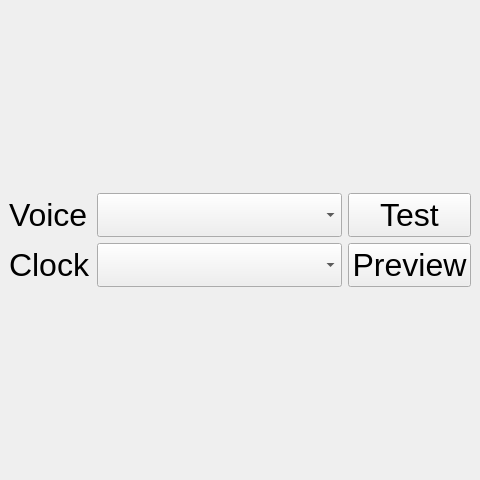
<?xml version="1.0" encoding="UTF-8"?>
<ui version="4.0">
 <class>MainWindow</class>
 <widget class="QMainWindow" name="MainWindow">
  <property name="geometry">
   <rect>
    <x>0</x>
    <y>0</y>
    <width>480</width>
    <height>480</height>
   </rect>
  </property>
  <property name="sizePolicy">
   <sizepolicy hsizetype="Fixed" vsizetype="Fixed">
    <horstretch>0</horstretch>
    <verstretch>0</verstretch>
   </sizepolicy>
  </property>
  <property name="font">
   <font>
    <pointsize>24</pointsize>
   </font>
  </property>
  <property name="windowTitle">
   <string>MainWindow</string>
  </property>
  <widget class="QWidget" name="centralwidget">
   <layout class="QGridLayout" name="gridLayout">
    <item row="2" column="0">
     <widget class="QLabel" name="label_2">
      <property name="text">
       <string>Clock</string>
      </property>
     </widget>
    </item>
    <item row="1" column="1">
     <widget class="QComboBox" name="cbxVoice">
      <property name="sizePolicy">
       <sizepolicy hsizetype="Expanding" vsizetype="Fixed">
        <horstretch>0</horstretch>
        <verstretch>0</verstretch>
       </sizepolicy>
      </property>
     </widget>
    </item>
    <item row="1" column="2">
     <widget class="QPushButton" name="btnTestvoice">
      <property name="text">
       <string>Test</string>
      </property>
     </widget>
    </item>
    <item row="2" column="2">
     <widget class="QPushButton" name="btnTestClock">
      <property name="text">
       <string>Preview</string>
      </property>
     </widget>
    </item>
    <item row="2" column="1">
     <widget class="QComboBox" name="cbxClock">
      <property name="sizePolicy">
       <sizepolicy hsizetype="Expanding" vsizetype="Fixed">
        <horstretch>0</horstretch>
        <verstretch>0</verstretch>
       </sizepolicy>
      </property>
     </widget>
    </item>
    <item row="1" column="0">
     <widget class="QLabel" name="label">
      <property name="text">
       <string>Voice</string>
      </property>
     </widget>
    </item>
    <item row="0" column="1">
     <spacer name="verticalSpacer">
      <property name="orientation">
       <enum>Qt::Vertical</enum>
      </property>
      <property name="sizeHint" stdset="0">
       <size>
        <width>20</width>
        <height>40</height>
       </size>
      </property>
     </spacer>
    </item>
    <item row="3" column="1">
     <spacer name="verticalSpacer_2">
      <property name="orientation">
       <enum>Qt::Vertical</enum>
      </property>
      <property name="sizeHint" stdset="0">
       <size>
        <width>20</width>
        <height>40</height>
       </size>
      </property>
     </spacer>
    </item>
   </layout>
  </widget>
 </widget>
 <resources/>
 <connections/>
</ui>
